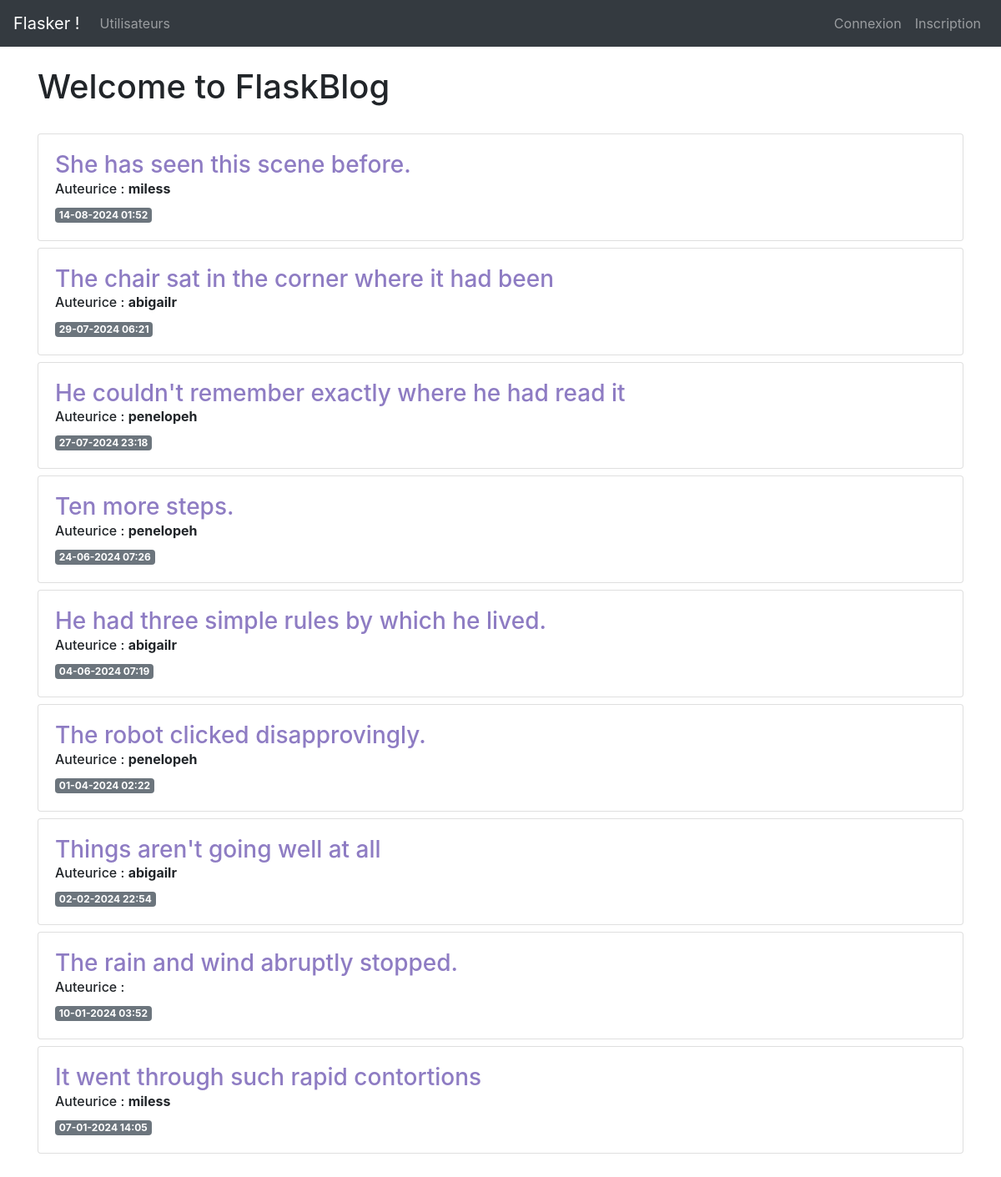
Before: / with the older database file.
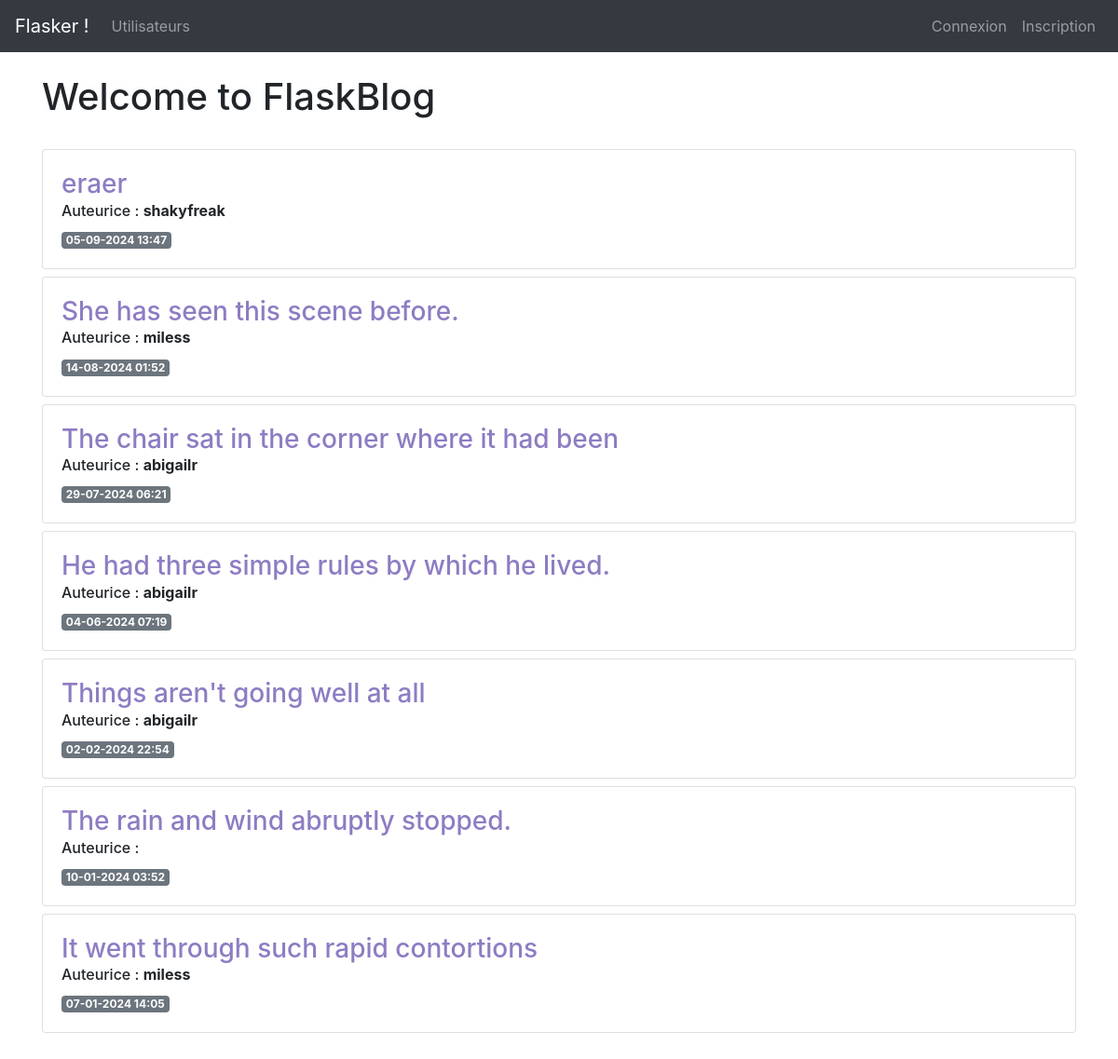
After: the same page with the newer database file.
### app/models/post.py (models this page shows, shortened)
class Post(db.Model):
    id = db.Column(db.Integer, primary_key=True)
    created = db.Column(db.DateTime, nullable=False, default=datetime.now)
    title = db.Column(db.String(200), nullable=False)
    content = db.Column(db.Text, nullable=False)
    user_id = db.Column(db.Integer, db.ForeignKey('user.id'), nullable=False)
    @property
    def formatted_created(self):
        return self.created.strftime("%d-%m-%Y %H:%M")

### app/models/user.py (models this page shows, shortened)
class User(db.Model, UserMixin):
    id = db.Column(db.Integer, primary_key=True)
    username = db.Column(db.String(20), nullable=False, unique=True)
    email = db.Column(db.String(120), nullable=False, unique=True)
    password_hash = db.Column(db.String(128), nullable=False)
    role = db.Column(db.String(80), nullable=False)
    created = db.Column(db.DateTime, default=datetime.now, nullable=False)
    posts = db.relationship('Post', backref='author',
                            lazy=True, cascade="all, delete-orphan")
    @property
    def password(self):
        raise AttributeError('password is not a readable attribute')

### app/__init__.py (the view)
    @app.route('/')
    def index():
        posts = Post.query.order_by(Post.created.desc()).all()
        return render_template('index.html', posts=posts)

### app/templates/index.html
{% extends 'base.html' %}
{% block content %}
<h1>{% block title %} Welcome to FlaskBlog {% endblock %}</h1>
<br />
{% for post in posts %}
<div class="card mb-2">
    <div class="card-body">
        <a href="{{ url_for('posts.post', post_id=post.id) }}" class="custom-link">
            <h3>{{ post.title }}</h3>
        </a>
        <h6 class="card-subtitle mb-2">Auteurice : <span style="font-weight: bold;">{{ post.author.username }}</span></h6>
        <span class="badge badge-secondary">{{ post.formatted_created }}</span>
    </div>
</div>
{% endfor %}
<br />
<br />
{% endblock %}

### app/templates/base.html (shortened to what this page needs)
<!doctype html>
<html lang="en">
<head>
  <link rel="stylesheet" href="{{ url_for('static', filename= 'css/style.css') }}">
  <link rel="stylesheet" href="https://stackpath.bootstrapcdn.com/bootstrap/4.3.1/css/bootstrap.min.css"
>
</head>
<body>
  <nav class="navbar navbar-expand-md navbar-dark bg-dark">
    <a class="navbar-brand" href="{{ url_for('index')}}">Flasker !</a>
    <div class="collapse navbar-collapse" id="navbarNav">
      <ul class="navbar-nav">
        {% if current_user.is_authenticated %}
        <li class="nav-item">
          <a class="nav-link" href="{{url_for('users.dashboard')}}">Dashboard</a>
        </li>
      {% else %}
        <li class="nav-item">
          <a class="nav-link" href="{{url_for('users.index')}}">Utilisateurs</a>
        </li>
      {% endif %}
      </ul>
      <ul class="navbar-nav ml-auto">
      {% if current_user.is_authenticated %}
        <li class="nav-item">
          <a class="nav-link" href="{{url_for('users.logout')}}">{{current_user.username}} - Déconnexion</a>
        </li>
      {% else %}
        <li class="nav-item">
          <a class="nav-link" href="{{url_for('users.login')}}">Connexion</a>
        </li>
        <li class="nav-item">
          <a class="nav-link" href="{{url_for('users.add')}}">Inscription</a>
        </li>
      {% endif %}
      </ul>
    </div>
  </nav>
  <div class="container">
    <br/>
    {% block content %} {% endblock %}
  </div>
</body>
</html>

### app/static/css/style.css (style rules this page uses)
.custom-link { color: #8e7cc3; }

Changed rows visible on the page:
removed Post: title "He couldn't remember exactly where he had read it", author.username "penelopeh", formatted_created "27-07-2024 23:18"
removed Post: title "Ten more steps.", author.username "penelopeh", formatted_created "24-06-2024 07:26"
removed Post: title "The robot clicked disapprovingly.", author.username "penelopeh", formatted_created "01-04-2024 02:22"
added Post: title "eraer", author.username "shakyfreak", formatted_created "05-09-2024 13:47"
